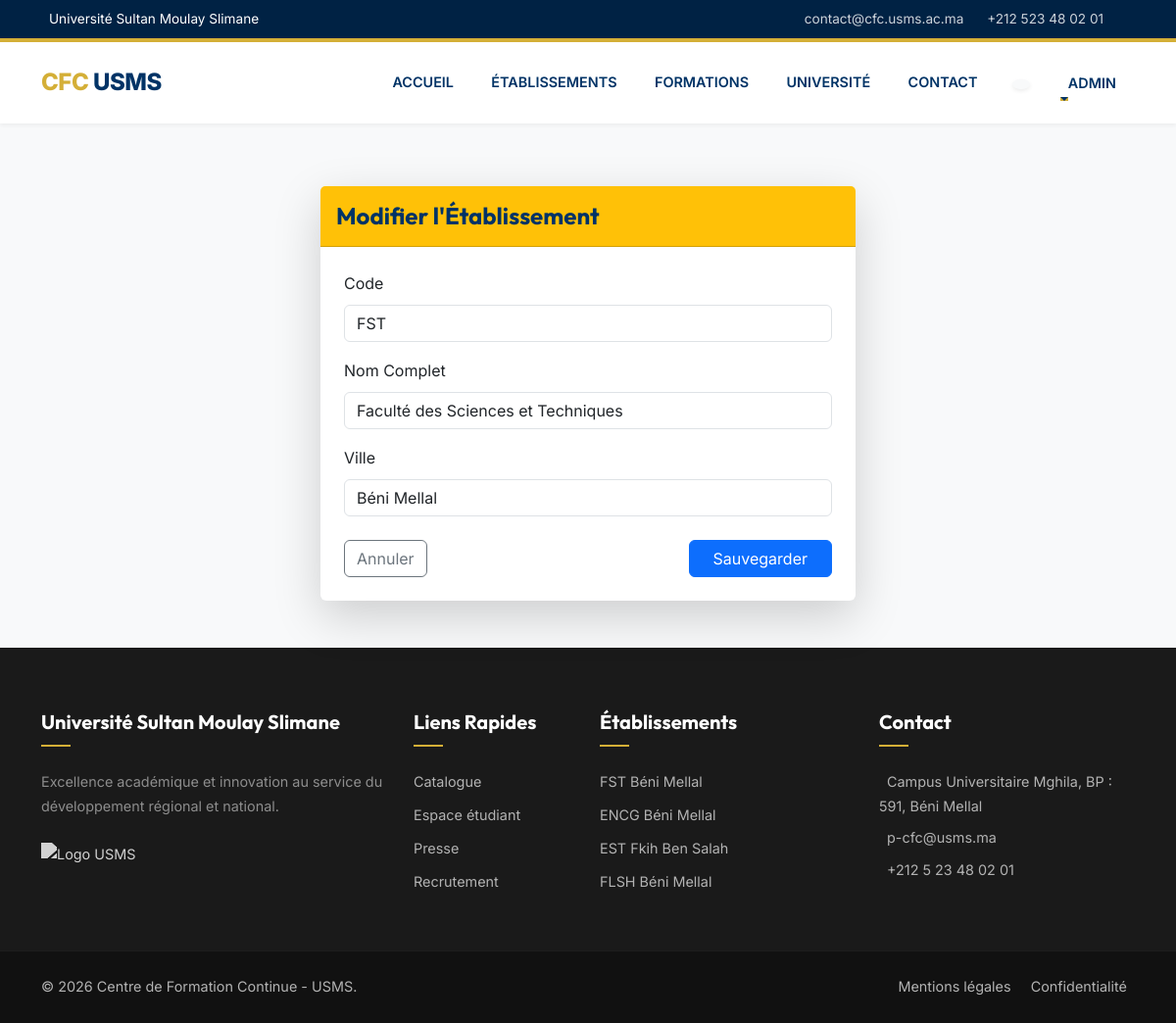
The page /admin/etablissements/1/edit (signed in) on the database its author committed.
### app/models.py (models this page shows, shortened)
class Utilisateur(UserMixin, db.Model):
    __tablename__ = 'users'
    id = db.Column(db.Integer, primary_key=True)
    email = db.Column(db.String(120), unique=True, nullable=False)
    password_hash = db.Column(db.String(256), nullable=False)
    nom = db.Column(db.String(100))
    prenom = db.Column(db.String(100))
    role = db.Column(db.Enum(RoleUtilisateur), default=RoleUtilisateur.CANDIDAT)
    date_creation = db.Column(db.DateTime, default=datetime.utcnow)
    etablissement_id = db.Column(db.Integer, db.ForeignKey('etablissements.id'), nullable=True)
    formations_coordonnees = db.relationship('Formation', secondary='coordination', backref=db.backref('coordinateurs', lazy=True))

class Etablissement(db.Model):
    __tablename__ = 'etablissements'
    id = db.Column(db.Integer, primary_key=True)
    nom = db.Column(db.String(200), nullable=False)
    code = db.Column(db.String(50), unique=True, nullable=False)
    ville = db.Column(db.String(100))
    image = db.Column(db.String(100), default="default_etab.png")
    formations = db.relationship('Formation', backref='etablissement', lazy=True)

### app/routes/admin.py (the view, shortened to what this page needs)
@admin_bp.route('/etablissements/<int:id>/edit', methods=['GET', 'POST'])
@login_required
def edit_etablissement(id):
    if current_user.role != RoleUtilisateur.SUPER_ADMIN:
        abort(403)
    etab = Etablissement.query.get_or_404(id)
    return render_template('admin/etab_edit.html', etablissement=etab)

### app/templates/admin/etab_edit.html
{% extends "base.html" %}
{% block content %}
<div class="container py-5">
    <div class="row justify-content-center">
        <div class="col-md-6">
            <div class="card border-0 shadow-lg">
                <div class="card-header bg-warning text-dark py-3">
                    <h4 class="mb-0 fw-bold">Modifier l'Établissement</h4>
                </div>
                <div class="card-body p-4">
                    <form method="POST">
                        <div class="mb-3">
                            <label class="form-label">Code</label>
                            <input type="text" name="code" class="form-control" value="{{ etablissement.code }}"
                                required>
                        </div>
                        <div class="mb-3">
                            <label class="form-label">Nom Complet</label>
                            <input type="text" name="nom" class="form-control" value="{{ etablissement.nom }}" required>
                        </div>
                        <div class="mb-4">
                            <label class="form-label">Ville</label>
                            <input type="text" name="ville" class="form-control" value="{{ etablissement.ville }}">
                        </div>
                        <div class="d-flex justify-content-between">
                            <a href="{{ url_for('admin.manage_etablissements') }}"
                                class="btn btn-outline-secondary">Annuler</a>
                            <button type="submit" class="btn btn-primary px-4">Sauvegarder</button>
                        </div>
                    </form>
                </div>
            </div>
        </div>
    </div>
</div>
{% endblock %}

### app/templates/base.html (shortened to what this page needs)
<!DOCTYPE html>
<html lang="fr">
<head>
    <link href="https://cdn.jsdelivr.net/npm/bootstrap@5.3.0/dist/css/bootstrap.min.css" rel="stylesheet">
    <link rel="stylesheet" href="{{ url_for('static', filename='style.css') }}">
    <link rel="stylesheet" href="https://cdnjs.cloudflare.com/ajax/libs/font-awesome/6.0.0/css/all.min.css">
</head>
<body>
    <div class="top-bar d-none d-lg-block">
        <div class="container d-flex justify-content-between">
            <div>
                 Université Sultan Moulay Slimane
            </div>
            <div>
                <a href="#"> contact@cfc.usms.ac.ma</a>
                <a href="#"> +212 523 48 02 01</a>
            </div>
        </div>
    </div>
    <nav class="navbar navbar-expand-lg sticky-top">
        <div class="container">
            <a class="navbar-brand" href="{{ url_for('main.index') }}">
                <span style="color:var(--secondary-color)">CFC</span> USMS
            </a>
            <div class="collapse navbar-collapse" id="navbarNav">
                <ul class="navbar-nav ms-auto align-items-center">
                    <li class="nav-item"><a href="{{ url_for('main.index') }}" class="nav-link">Accueil</a></li>
                    <li class="nav-item"><a href="{{ url_for('main.etablissements') }}"
                            class="nav-link">Établissements</a></li>
                    <li class="nav-item"><a href="{{ url_for('main.catalogue') }}" class="nav-link">Formations</a></li>
                    <li class="nav-item"><a href="{{ url_for('main.apropos') }}" class="nav-link">Université</a></li>
                    <li class="nav-item"><a href="{{ url_for('main.contact') }}" class="nav-link">Contact</a></li>
                    <li class="nav-item ms-lg-3">
                        <a href="{{ url_for('main.catalogue') }}"
                            class="btn btn-sm btn-light rounded-circle text-primary shadow-sm" title="Rechercher">
                        </a>
                    </li>
                </ul>
                <ul class="navbar-nav ms-3">
                    {% if current_user.is_authenticated %}
                    <li class="nav-item dropdown">
                        <a class="nav-link dropdown-toggle btn btn-sm btn-outline-primary px-3 rounded-pill" href="#"
                            role="button" data-bs-toggle="dropdown">
                             {{ current_user.prenom }}
                        </a>
                    </li>
                    {% else %}
                    <li class="nav-item">
                        <a href="{{ url_for('auth.login') }}" class="btn btn-cta btn-sm ms-2">
                            <i class="bi bi-box-arrow-in-right me-1"></i> Espace Candidat
                        </a>
                    </li>
                    {% endif %}
                </ul>
            </div>
        </div>
    </nav>
    <main>
        {% block content %}{% endblock %}
    </main>
    <footer>
        <div class="container">
            <div class="row gy-4">
                <div class="col-lg-4 col-md-6">
                    <h5>Université Sultan Moulay Slimane</h5>
                    <p class="text-white-50">Excellence académique et innovation au service du développement régional et
                        national.</p>
                    <div class="mt-4">
                        <img src="https://cfc.usms.ac.ma/public/images/logo_usms.png" alt="Logo USMS"
                            style="height: 60px; filter: grayscale(100%) brightness(200%); opacity: 0.8;">
                    </div>
                </div>
                <div class="col-lg-2 col-md-6">
                    <h5>Liens Rapides</h5>
                    <a href="#">Catalogue</a>
                    <a href="#">Espace étudiant</a>
                    <a href="#">Presse</a>
                    <a href="#">Recrutement</a>
                </div>
                <div class="col-lg-3 col-md-6">
                    <h5>Établissements</h5>
                    <a href="#">FST Béni Mellal</a>
                    <a href="#">ENCG Béni Mellal</a>
                    <a href="#">EST Fkih Ben Salah</a>
                    <a href="#">FLSH Béni Mellal</a>
                </div>
                <div class="col-lg-3 col-md-6">
                    <h5>Contact</h5>
                    <p class="mb-2"> Campus Universitaire Mghila, BP :
                        591, Béni Mellal</p>
                    <p class="mb-2"> p-cfc@usms.ma</p>
                    <p> +212 5 23 48 02 01</p>
                </div>
            </div>
        </div>
        <div class="footer-bottom">
            <div class="container">
                <div class="row">
                    <div class="col-md-6 text-md-start">
                        &copy; 2026 Centre de Formation Continue - USMS.
                    </div>
                    <div class="col-md-6 text-md-end">
                        <a href="#" class="d-inline text-decoration-none mx-2">Mentions légales</a>
                        <a href="#" class="d-inline text-decoration-none mx-2">Confidentialité</a>
                    </div>
                </div>
            </div>
        </div>
    </footer>
</body>
</html>

### app/static/style.css (style rules this page uses)
:root { --primary-color: #003366; --primary-dark: #002244; --secondary-color: #D4AF37; --secondary-light: #F4E5B0; --text-primary: #2C3E50; --text-secondary: #596E7F; --bg-light: #F8F9FA; --bg-white: #FFFFFF; --font-heading: 'Outfit', sans-serif; --font-body: 'Inter', sans-serif; --radius-sm: 4px; --radius-md: 8px; --shadow-sm: 0 2px 4px rgba(0, 0, 0, 0.05); --shadow-md: 0 4px 6px rgba(0, 0, 0, 0.08); --shadow-lg: 0 10px 15px rgba(0, 0, 0, 0.1); }
body { font-family: var(--font-body); background-color: var(--bg-light); color: var(--text-primary); line-height: 1.7; display: flex; flex-direction: column; min-height: 100vh; }
h1, h2, h3, h4, h5 { font-family: var(--font-heading); color: var(--primary-color); font-weight: 700; }
.top-bar { background-color: var(--primary-dark); color: white; font-size: 0.85rem; padding: 0.5rem 0; }
.top-bar a { color: rgba(255, 255, 255, 0.8); text-decoration: none; margin-left: 1rem; transition: color 0.2s; }
.navbar { background: white !important; box-shadow: var(--shadow-sm); padding: 1rem 0; border-top: 4px solid var(--secondary-color); }
.navbar-brand { font-size: 1.5rem; font-weight: 800; color: var(--primary-color) !important; letter-spacing: -0.5px; }
.nav-link { font-weight: 600; color: var(--primary-color) !important; margin: 0 0.2rem; text-transform: uppercase; font-size: 0.9rem; position: relative; padding: 0.5rem 1rem !important; }
.nav-link:after { content: ''; display: block; width: 0; height: 2px; background: var(--secondary-color); transition: width .3s; position: absolute; bottom: 0; left: 10%; }
.card-body { padding: 2rem; }
footer { background-color: #1a1a1a; color: #b3b3b3; padding-top: 4rem; margin-top: auto; font-size: 0.9rem; }
footer h5 { color: white; margin-bottom: 1.5rem; position: relative; padding-bottom: 0.8rem; }
footer h5:after { content: ''; width: 30px; height: 2px; background: var(--secondary-color); position: absolute; bottom: 0; left: 0; }
footer a { color: #b3b3b3; text-decoration: none; transition: color 0.2s; display: block; margin-bottom: 0.6rem; }
.footer-bottom { background-color: #111; padding: 1.5rem 0; margin-top: 3rem; text-align: center; border-top: 1px solid rgba(255, 255, 255, 0.05); }

### rows shown on the page
Utilisateur: prenom "ADMIN"
Etablissement: code "FST", nom "Faculté des Sciences et Techniques", ville "Béni Mellal"
